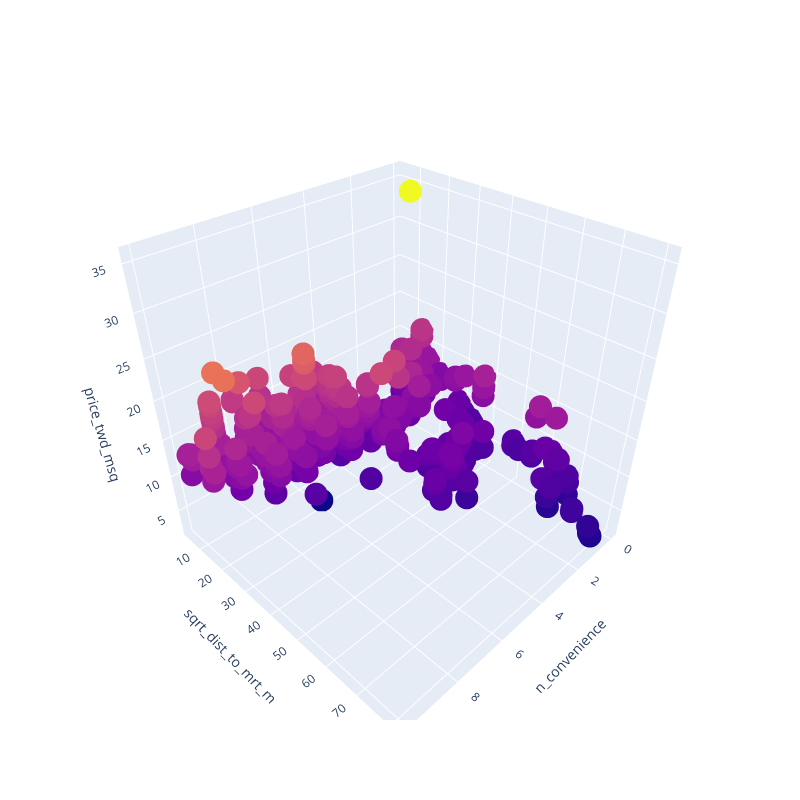

Notebook code cell kept with this figure:
### Code cell
fig = go.Figure(
    data=[
        go.Scatter3d(
            x=taiwan_real_estate["n_convenience"],
            y=np.sqrt(taiwan_real_estate["dist_to_mrt_m"]),
            z=taiwan_real_estate["price_twd_msq"],
            mode="markers",
            marker=dict(
                color=taiwan_real_estate["price_twd_msq"]
            )
        )
    ]
)
fig.update_layout(
    width=800,
    height=800,
    scene=dict(
        xaxis_title="n_convenience",
        yaxis_title="sqrt_dist_to_mrt_m",
        zaxis_title="price_twd_msq"
    )
)
fig.show()

### Figure 1 — Plotly figure (JSON) as saved in the notebook; plotly's stock layout.template omitted (floating-point values rounded to 4 significant figures; data arrays with more than 128 entries replaced by an {"elided": "..."} marker saying what was removed)
{"data": [{"marker": {"color": {"elided": "414 float values"}}, "mode": "markers", "x": {"elided": "414 int values"}, "y": {"elided": "414 float values"}, "z": {"elided": "414 float values"}, "type": "scatter3d"}], "layout": {"width": 800, "height": 800, "scene": {"xaxis": {"title": {"text": "n_convenience"}}, "yaxis": {"title": {"text": "sqrt_dist_to_mrt_m"}}, "zaxis": {"title": {"text": "price_twd_msq"}}}}}
